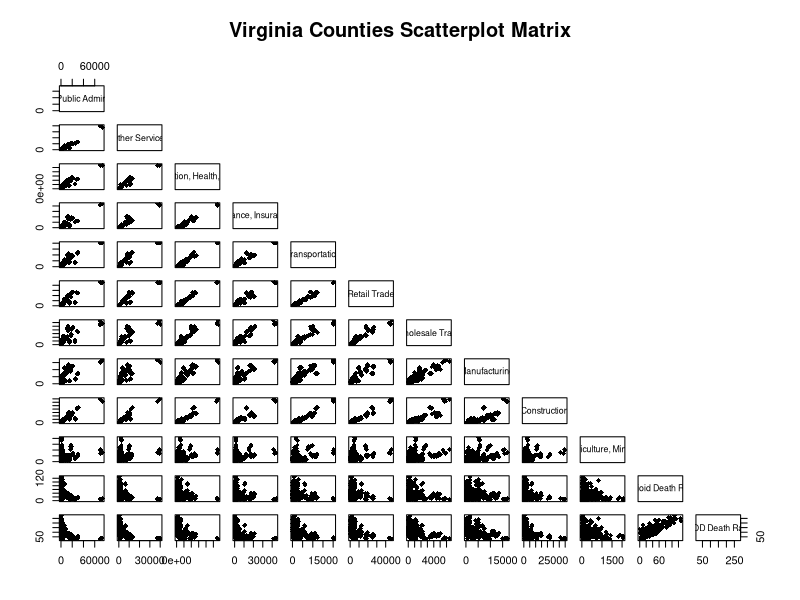
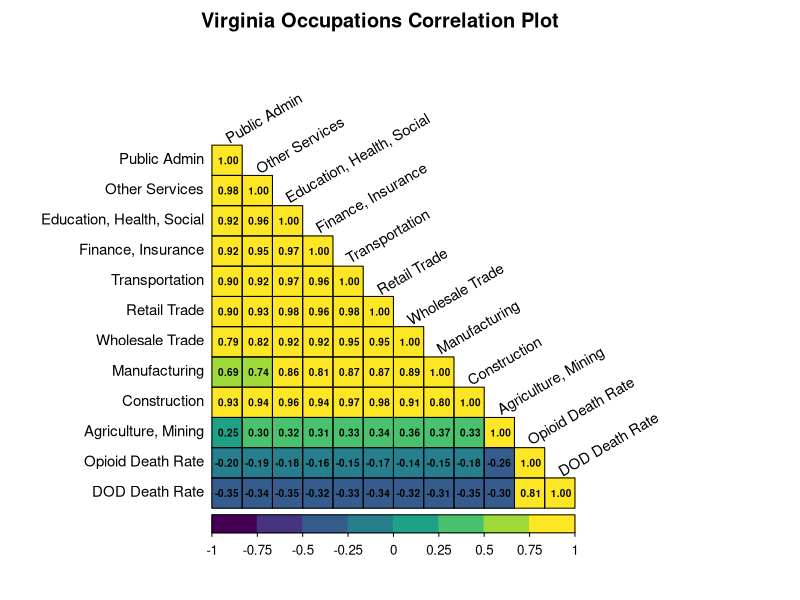

Write R code to recreate these figures, in order.
# Load necessary libraries
library(dplyr)
library(corrplot)
library(viridis)
library(here)

virginia_2018_2022 = read.csv(here("Data/merged_data", "virginia_2018_2022.csv"), sep = ",", header = TRUE)

# Assuming your data frame is called appalachia_2018_2022
# Ensure the dataset is clean and filter the necessary columns
corr_data <- virginia_2018_2022 %>%
  mutate(
    public_admin = as.numeric(as.character(public_admin)),
    other_services = as.numeric(as.character(other_services)),
    #arts_ent_rec = as.numeric(as.character(arts_ent_rec)),
    edu_health_social = as.numeric(as.character(edu_health_social)),
    #prof_scientific = as.numeric(as.character(prof_scientific)),
    finance_insurance = as.numeric(as.character(finance_insurance)),
    #information = as.numeric(as.character(information)),
    transportation = as.numeric(as.character(transportation)),
    retail_trade = as.numeric(as.character(retail_trade)),
    wholesale_trade = as.numeric(as.character(wholesale_trade)),
    manufacturing = as.numeric(as.character(manufacturing)),
    construction = as.numeric(as.character(construction)),
    agriculture_mining = as.numeric(as.character(agriculture_mining)),
    #production = as.numeric(as.character(production)),
    #natural_resources = as.numeric(as.character(natural_resources)),
    #sales = as.numeric(as.character(sales)),
    #service = as.numeric(as.character(service)),
    #management = as.numeric(as.character(management)),
    #armed_forces = as.numeric(as.character(armed_forces)),
    VDH_death_rate = as.numeric(as.character(VDH_death_rate)),
    DOD_death_rate = as.numeric(as.character(DOD_death_rate))
  ) %>%
  select(public_admin, other_services, edu_health_social,
         finance_insurance, transportation, retail_trade, wholesale_trade,
         manufacturing, construction, agriculture_mining,VDH_death_rate, DOD_death_rate)

# Remove rows with NA values
corr_data <- na.omit(corr_data)

# Update variable names for better readability
colnames(corr_data) <- c("Public Admin", "Other Services", "Education, Health, Social",
                         "Finance, Insurance", "Transportation",
                         "Retail Trade", "Wholesale Trade", "Manufacturing", "Construction", "Agriculture, Mining","Opioid Death Rate", "DOD Death Rate")

# Scatterplot matrix
pairs(corr_data, pch = 18, upper.panel = NULL, main = "Virginia Counties Scatterplot Matrix")

# Calculate the correlation matrix
corr_matrix <- cor(corr_data)

# Define breaks for the correlation scale
breaks <- seq(-1, 1, by = 0.25)

# Define custom color palette with viridis
corr_colors <- viridis::viridis(length(breaks) - 1)

# Plot the correlation matrix with customized color legend
corrplot(corr_matrix, method = "color", type = "lower", col = corr_colors, 
         title = "Virginia Occupations Correlation Plot", mar = c(0, 2, 2, 4),  # Increase right margin
         cl.length = length(breaks), 
         cl.cex = 0.8, cl.align.text = "r", cl.ratio = 0.2, 
         tl.cex = 0.9, 
         tl.col = "black", tl.srt = 30, # Set text rotation to 30 degrees
         addCoef.col = "black", number.cex = 0.6, cl.offset = 0.5, # Adjust the size of the numbers inside boxes and the legend
         addgrid.col = "black")
